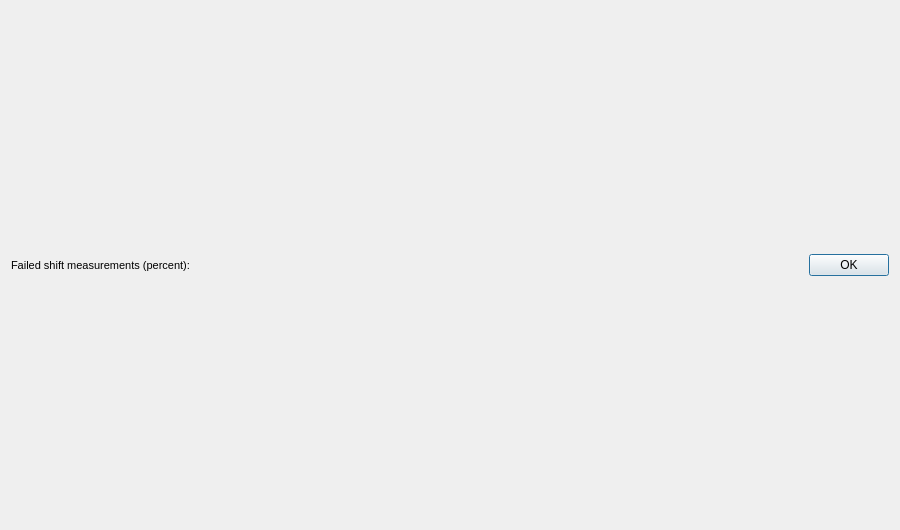
<?xml version="1.0" encoding="UTF-8"?>
<ui version="4.0">
 <class>shift_distribution_viewer</class>
 <widget class="QWidget" name="shift_distribution_viewer">
  <property name="geometry">
   <rect>
    <x>0</x>
    <y>0</y>
    <width>900</width>
    <height>530</height>
   </rect>
  </property>
  <property name="windowTitle">
   <string>Form</string>
  </property>
  <layout class="QVBoxLayout" name="verticalLayout">
   <item>
    <layout class="QHBoxLayout" name="horizontalLayout" stretch="0,1,0">
     <item>
      <widget class="QLabel" name="failedShiftsLabel">
       <property name="font">
        <font>
         <pointsize>8</pointsize>
        </font>
       </property>
       <property name="text">
        <string>Failed shift measurements (percent):</string>
       </property>
      </widget>
     </item>
     <item>
      <spacer name="horizontalSpacer">
       <property name="orientation">
        <enum>Qt::Horizontal</enum>
       </property>
       <property name="sizeHint" stdset="0">
        <size>
         <width>40</width>
         <height>20</height>
        </size>
       </property>
      </spacer>
     </item>
     <item>
      <widget class="QDialogButtonBox" name="buttonBox">
       <property name="standardButtons">
        <set>QDialogButtonBox::Ok</set>
       </property>
      </widget>
     </item>
    </layout>
   </item>
  </layout>
 </widget>
 <resources/>
 <connections/>
</ui>
